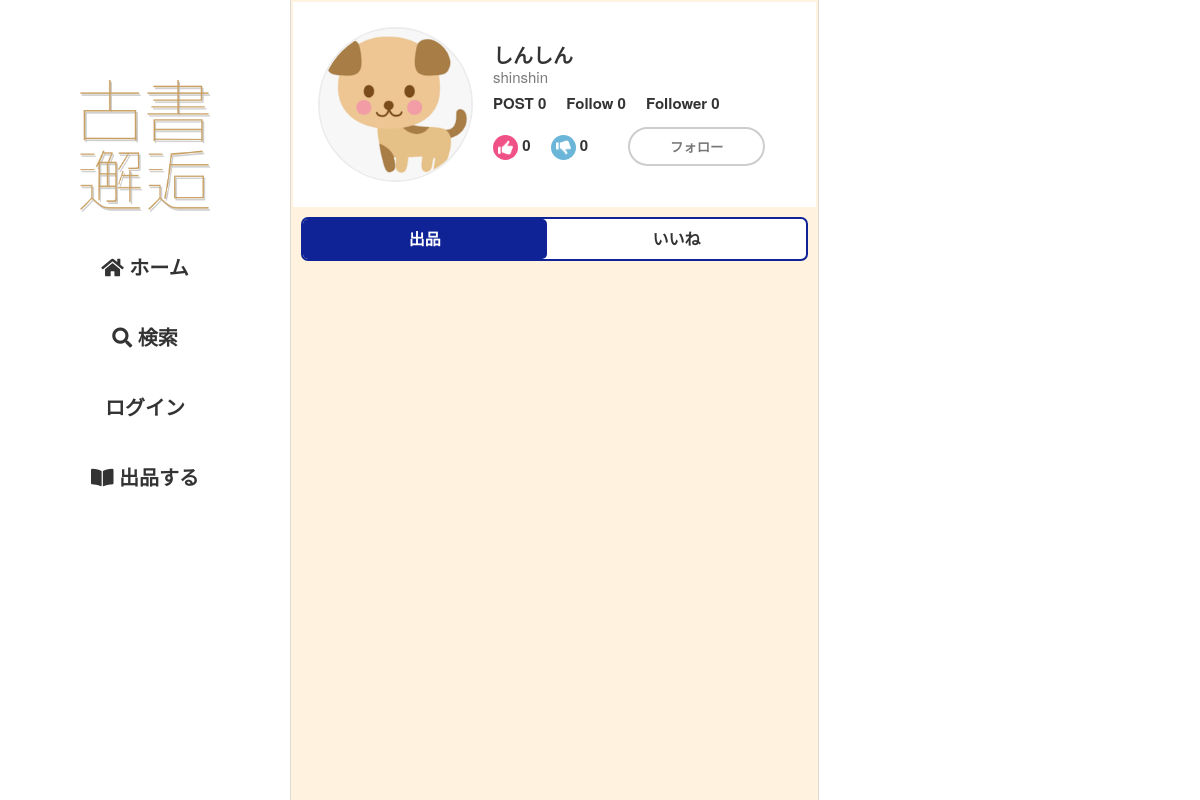
/user/userdata/shinshin, run on an earlier commit of the app's database.
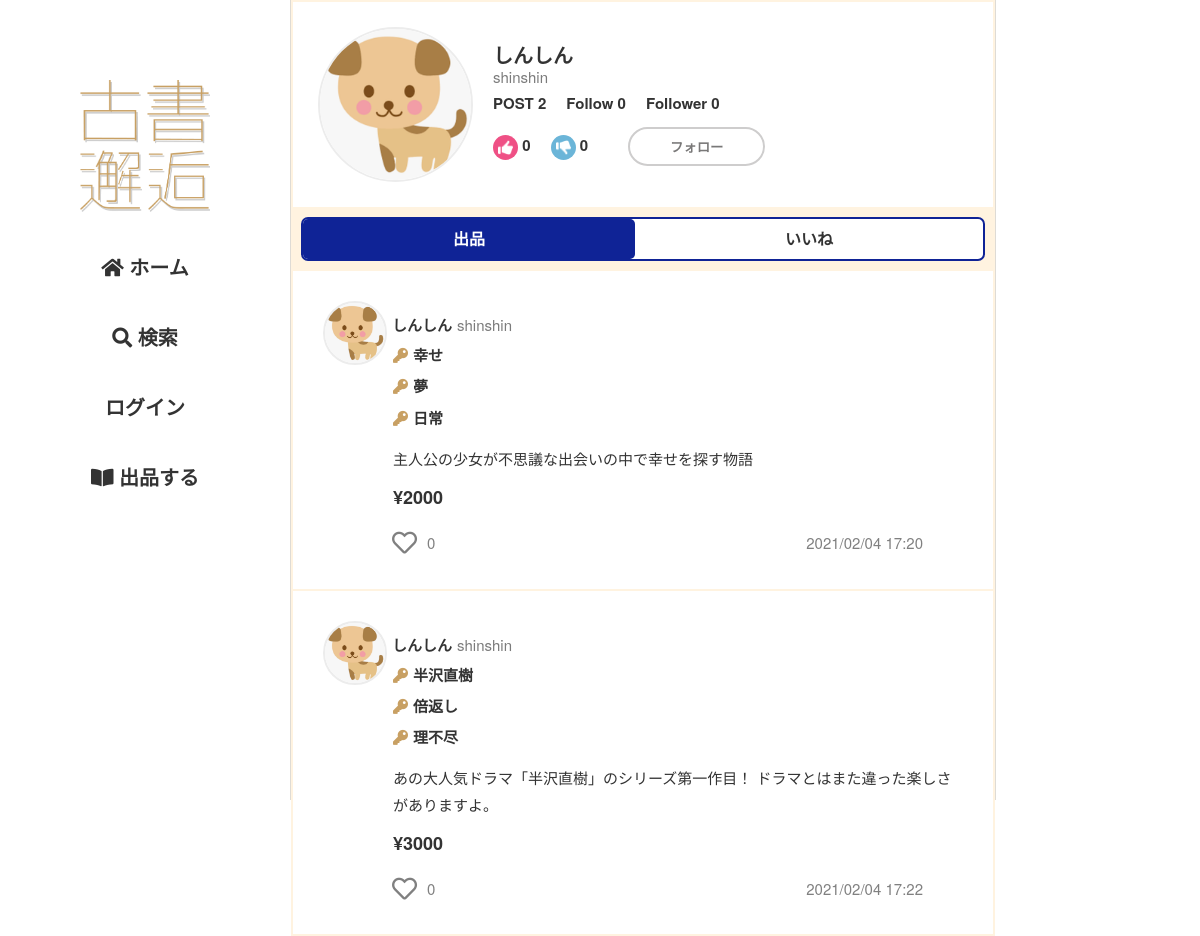
And on a later commit of the database.
### flmapp/models/user.py (models this page shows, shortened)
class User(UserMixin, db.Model):
    __tablename__ = 'User'
    __table_args__ = (CheckConstraint('update_at >= create_at'),)
    User_id = db.Column(db.Integer, primary_key=True)
    user_code = db.Column(db.String(64), unique=True, index=True, nullable=False)
    username = db.Column(db.String(64), index=True, nullable=False)
    email = db.Column(db.String(64), unique=True, index=True, nullable=False)
    password_hash = db.Column(db.String(128), nullable=False)
    picture_path = db.Column(db.Text, default='default.jpeg', nullable=False)
    prof_comment = db.Column(db.Text)
    default_ShippingAddress_id = db.Column(db.Integer, db.ForeignKey('ShippingAddress.ShippingAddress_id'))
    default_pay_way = db.Column(db.Integer, default=1, nullable=False)
    default_Credit_id = db.Column(db.Integer, db.ForeignKey('Credit.Credit_id'))
    is_active = db.Column(db.Boolean, default=True, nullable=True)
    create_at = db.Column(db.DateTime, default=datetime.now, nullable=False)
    update_at = db.Column(db.DateTime, default=datetime.now, nullable=False)
    @property
    def password(self):
        raise AttributeError('パスワードは読み取り可能な属性ではありません。')
    @classmethod
    def select_user_by_user_code(cls, user_code):
        return cls.query.filter_by(user_code=user_code).first()

### flmapp/models/trade.py (models this page shows, shortened)
class Sell(db.Model):
    __tablename__ = 'Sell'
    __table_args__ = (CheckConstraint('update_at >= create_at'),)
    Sell_id = db.Column(db.Integer, primary_key=True)
    User_id = db.Column(db.Integer, db.ForeignKey('User.User_id'), nullable=False)
    sell_title = db.Column(db.String(255), nullable=False)
    key1 = db.Column(db.String(255), nullable=False)
    key2 = db.Column(db.String(255), nullable=False)
    key3 = db.Column(db.String(255), nullable=False)
    sell_comment = db.Column(db.Text, nullable=False)
    price = db.Column(db.Integer, nullable=False)
    item_picture_path = db.Column(db.Text, default='default.png', nullable=False)
    genre = db.Column(EnumType(enum_class=Genre), nullable=False)
    item_state = db.Column(EnumType(enum_class=Item_state), nullable=False)
    postage = db.Column(EnumType(enum_class=Postage), nullable=False)
    send_way = db.Column(EnumType(enum_class=Send_way), nullable=False)
    consignor = db.Column(db.String(64), nullable=False)
    schedule = db.Column(EnumType(enum_class=Schedule), nullable=False)
    remarks = db.Column(db.Text)
    deal_status = db.Column(EnumType(enum_class=Deal_status),default=Deal_status(1), nullable=False)
    sell_flg = db.Column(db.Boolean,default=True, nullable=False)
    is_active = db.Column(db.Boolean,default=True, nullable=False)
    has_sent = db.Column(db.Boolean,default=False, nullable=False)
    has_got = db.Column(db.Boolean,default=False, nullable=False)
    create_at = db.Column(db.DateTime,default=datetime.now, nullable=False)
    update_at = db.Column(db.DateTime,default=datetime.now, nullable=False)
    user = db.relationship('User', backref='sell', lazy='joined', uselist=False)
    @classmethod
    def select_sell_by_user_id(cls, User_id):
        return cls.query.filter(cls.User_id==User_id).all()

### flmapp/views/user.py (the view)
@bp.route('/userdata/<string:user_code>', methods=['GET', 'POST'])
def userdata(user_code):
    user = User.select_user_by_user_code(user_code)
    if user is None:
        return redirect(url_for('route.home'))
    followed = UserConnect.followed_exists(user.User_id)
    follows = UserConnect.select_follows_by_user_id(user.User_id)
    good_ratings_count,bad_ratings_count = Rating.select_rate_by_user_id(user.User_id)
    items = Sell.select_sell_by_user_id(user.User_id)
    liked_list = []
    for item in items:
        liked = Likes.liked_exists(item.Sell_id)
        if liked:
            liked_list.append(item.Sell_id)
    return render_template(
        'user/userdata.html', user=user, followed=followed, follows_count=len(follows),
        good_ratings_count=good_ratings_count, bad_ratings_count=bad_ratings_count,
        items=items, liked_list=liked_list, post_c=len(items)
    )

### flmapp/templates/user/userdata.html (shortened to what this page needs)
{% extends "base02.html" %}
{%block head %}
<link rel="stylesheet" href="{{ url_for('static', filename='css/user/userdata.css')}}">
<link rel="stylesheet" href="{{ url_for('static', filename='css/follow.css')}}">
{% endblock%}
{% block content %}
<div class="u-header">
    <div>
        <img class="u-icon" src="{{url_for('static', filename='user_image/' + user.picture_path)}}">
    </div>
    <div class="h-box">
        <p class="u-name">{{ user.username }}</p>
        <p class="u-code">{{ user.user_code }}</p>
        <div class="h-area-01">
            <p>POST {{ post_c }}</p>
            <p>Follow {{ follows_count }}</p>
            <p>
                Follower
                <span id="{{ user.User_id }}-count" class="count">
                    {{ followers_count(user.User_id) }}
                </span>
            </p>
        </div>
        <div class="h-area-02">
            <p>
                {{ good_ratings_count }}
            </p>
            <p>
                {{ bad_ratings_count }}
            </p>
            {% if user.User_id != current_user.User_id %}
                {% include "follow.html" %}
            {% endif %}
        </div>
    </div>
</div>
<div class="user-i-tab">
    <a id="sell-tab" href="{{url_for('user.userdata', user_code=user.user_code)}}">出品</a>
    <a id="likes-tab" href="{{url_for('user.userdata_likes', user_code=user.user_code)}}">いいね</a>
</div>
{% for item in items %}
    <article class="item-wrap">
        <a href="{{url_for('item.itemdata', item_id=item.Sell_id)}}">
            <object><a class="u-box" href="{{url_for('user.userdata', user_code=item.user.user_code)}}">
                <img class="u-icon" src="{{url_for('static', filename='user_image/' + item.user.picture_path)}}">
                <p class="u-name">{{ item.user.username }}</p>
                <p class="u-code">{{ item.user.user_code }}</p>
            </a></object>
            <div class="i-content-area">
                <div class="k-s-box">
                    <div class="i-key">
                        <p><i class="fas fa-key"></i>{{ item.key1 }}</p>
                        <p><i class="fas fa-key"></i>{{ item.key2 }}</p>
                        <p><i class="fas fa-key"></i>{{ item.key3 }}</p>
                    </div>
                </div>
                <div class="i-comm"><p>{{ item.sell_comment }}</p></div>
            </div>
            <p><span class="i-price">¥{{ item.price }}</span></p>
            <div class="i-fotter">
                {% include "like.html" %}
                <p>{{ item.create_at.strftime('%Y/%m/%d %H:%M') }}</p>
            </div>
        </a>
    </article>
{% endfor %}
{% endblock %}

### flmapp/templates/base02.html (shortened to what this page needs)
<!DOCTYPE html>
<html lang="ja">
    <head>
        <link rel="stylesheet" href="https://use.fontawesome.com/releases/v5.15.1/css/all.css">
        <link rel="stylesheet" type="text/css" href="{{ url_for('static', filename='css/sanitize.css')}}">
        <link rel="stylesheet" type="text/css" href="{{ url_for('static', filename='css/global.css')}}">
        <link rel="stylesheet" type="text/css" href="{{ url_for('static', filename='css/kosho-flame.css')}}">
        <link rel="stylesheet" type="text/css" href="{{ url_for('static', filename='css/common2.css')}}">
        <link rel="stylesheet" href="{{ url_for('static', filename='css/login_required_modal.css')}}">
        <link rel="stylesheet" href="{{ url_for('static', filename='css/like.css')}}">
        <link rel="stylesheet" href="{{ url_for('static', filename='css/item.css')}}">
        {%block head %}{% endblock%}
    </head>
    <body>
        <div class="wrap">
            <header>
                <div class="h-wrap">
                    <h1><img src="{{ url_for('static', filename='images/logo.png')}}" alt="ロゴ"></h1>
                    <nav>
                        <ul>
                            <li><a id="home" href="{{url_for('route.home')}}">
                                <i class="fas fa-home"></i>
                                ホーム
                            </a></li>
                            <li><a href="{{url_for('search.search')}}">
                                <i class="fas fa-search"></i>
                                検索
                            </a></li>
                            {% if current_user.is_authenticated %}
                                <li>
                                    <input type="checkbox" id="check1" class="accordion-hidden">
                                    <label for="check1" class="accordion-open">
                                        <img class="u-icon" src="{{url_for('static', filename='user_image/' + current_user.picture_path)}}">
                                        マイページ
                                        <i class="fas fa-caret-down"></i>
                                    </label>
                                    <label for="check1" class="accordion-close">
                                        <a id="mypage-top" class="mp-a" href="{{url_for('mypage.mypagetop')}}">
                                            マイページトップ
                                        </a><br>
                                        <a class="mp-a" href="{{url_for('mypage.profile')}}">
                                            プロフィール情報
                                        </a><br>
                                        <a class="mp-a" href="{{url_for('mypage.identification')}}">
                                            本人情報
                                        </a><br>
                                        <a class="mp-a" href="{{url_for('mypage.shippingaddress')}}">
                                            配送先住所
                                        </a><br>
                                        <a class="mp-a" href="{{url_for('mypage.pay_way')}}">
                                            支払い方法
                                        </a><br>
                                        <a class="mp-a" href="{{url_for('mypage.mail_password')}}">
                                            メール・パスワード
                                        </a><br>
                                        <a class="mp-a" href="{{url_for('history.sell_on_display')}}">
                                            出品履歴
                                        </a><br>
                                        <a class="mp-a" href="{{url_for('history.buy_in_progress')}}">
                                            購入履歴
                                        </a><br>
                                        <a class="mp-a" href="{{url_for('mypage.logout')}}">
                                            ログアウト
                                        </a>
                                    </label>
                                </li>
                            {% else %}
                                <li><a href="{{url_for('auth.login')}}">
                                    ログイン
                                </a></li>
                            {% endif %}
                            <li><a href="{{url_for('sell.sell')}}">
                                <i class="fas fa-book-open"></i>
                                出品する
                            </a></li>
                        </ul>
                    </nav>
                </div>
            </header>
            <div class="container">
                {% block content %}
                {% endblock %}
            </div>
            <div class="r-content">
            </div>
        </div>
    </body>
</html>

### flmapp/templates/follow.html (shortened to what this page needs)
<div class="follow-wrap">
    <form method="POST" action="{{url_for('ajax.follow_ajax')}}">
        {% if followed %}
            <button id="follow" name="{{ user.User_id }}" class="follow-btn">フォロー中</button>
        {% else %}
            <button id="follow" name="{{ user.User_id }}" class="unfollow-btn">フォロー</button>
        {% endif %}
    </form>
</div>

### flmapp/templates/like.html (shortened to what this page needs)
<div class="like-wrap">
    <form method="POST" action="{{url_for('ajax.like_ajax')}}">
        {% if item.Sell_id in liked_list %}
            <button id="like" name="{{ item.Sell_id }}"><i class="fas fa-lg fa-heart like-btn"></i></button>
        {% else %}
            <button id="like" name="{{ item.Sell_id }}"><i class="far fa-lg fa-heart unlike-btn"></i></button>
        {% endif %}
    </form>
    <p name="{{ item.Sell_id }}-count" class="count">{{ likes_count(item.Sell_id) }}</p>
</div>

What changed in the data, as far as the page shows it:
added Sell: picture_path (picture), user.username "しんしん", user.user_code "shinshin", key1 "幸せ", key2 "夢", key3 "日常", sell_comment "主人公の少女が不思議な出会いの中で幸せを探す物語", price "2000", likes_count "0", create_at "2021/02/04 17:20"
added Sell: picture_path (picture), user.username "しんしん", user.user_code "shinshin", key1 "半沢直樹", key2 "倍返し", key3 "理不尽", sell_comment "あの大人気ドラマ「半沢直樹」のシリーズ第一作目！ ドラマとはまた違った楽しさがありますよ。", price "3000", likes_count "0", create_at "2021/02/04 17:22"
Also different on the page:
{{ post_c }}: "0" → "2"
